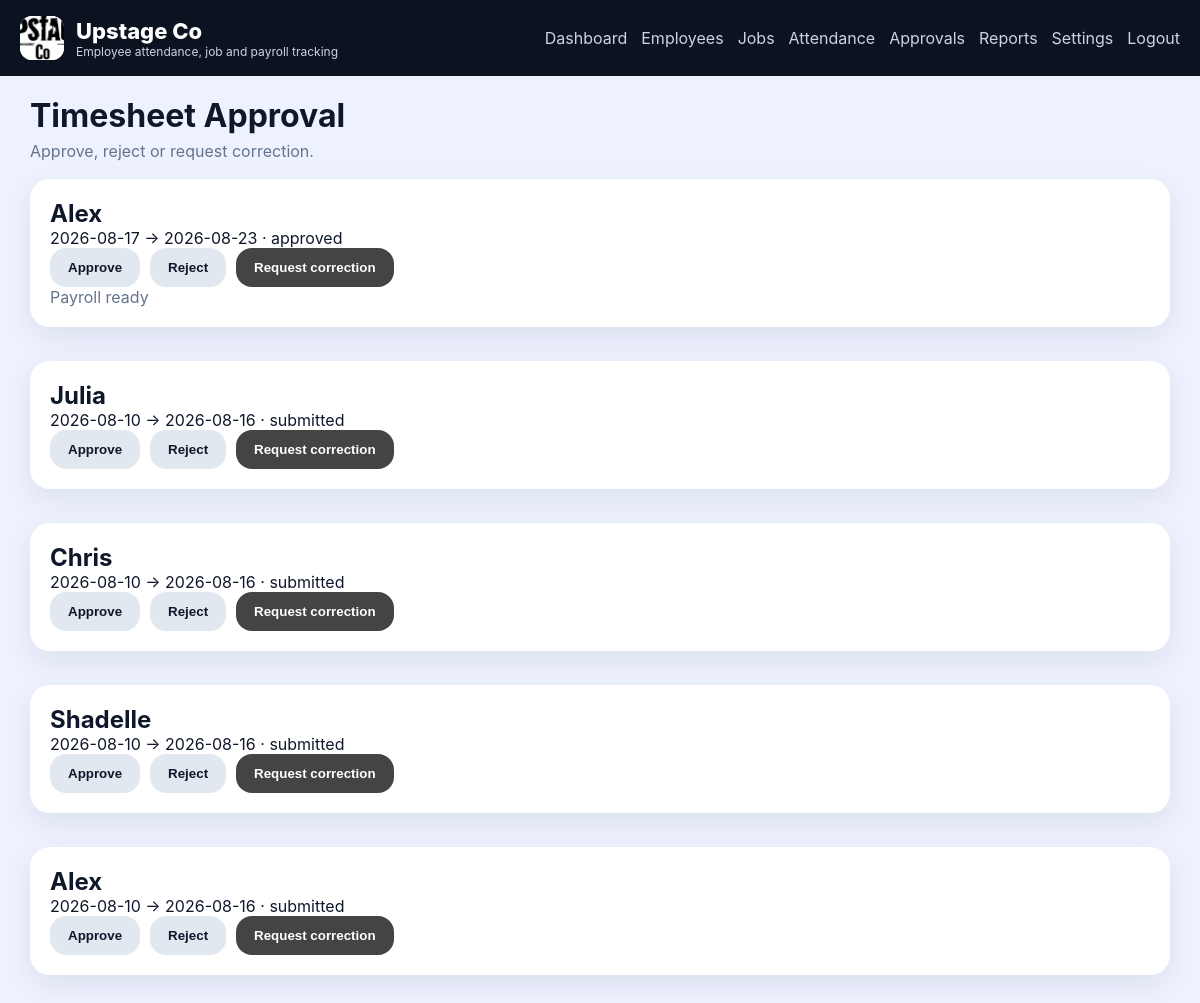
/admin/approvals (signed in), run on the app's committed database.
### app.py (models this page shows, shortened)
class CompanySettings(db.Model):
    id = db.Column(db.Integer, primary_key=True)
    company_name = db.Column(db.String(120), default="Upstage Co")
    logo_path = db.Column(db.String(255), default="branding/upstage-company-logo.jpg")
    primary_color = db.Column(db.String(20), default="#111111")
    secondary_color = db.Column(db.String(20), default="#444444")
    timezone = db.Column(db.String(50), default="Australia/Melbourne")
    work_week = db.Column(db.String(50), default="Mon-Fri")
    standard_daily_hours = db.Column(db.Float, default=8.0)
    required_photo = db.Column(db.Boolean, default=True)
    required_gps = db.Column(db.Boolean, default=True)
    geofence_enabled = db.Column(db.Boolean, default=True)
    strict_geofence = db.Column(db.Boolean, default=False)
    geofence_name = db.Column(db.String(120), default="Upstage Workshop")
    geofence_lat = db.Column(db.Float, default=-37.8136)
    geofence_lng = db.Column(db.Float, default=144.9631)
    geofence_radius_m = db.Column(db.Float, default=200.0)
    late_threshold_minutes = db.Column(db.Integer, default=10)
    overtime_threshold_hours = db.Column(db.Float, default=8.0)
    paid_break_minutes = db.Column(db.Integer, default=20)
    unpaid_break_minutes = db.Column(db.Integer, default=30)
    allow_gallery_upload = db.Column(db.Boolean, default=False)
    retention_days = db.Column(db.Integer, default=365)
    enable_break_photo = db.Column(db.Boolean, default=False)

class User(db.Model):
    id = db.Column(db.Integer, primary_key=True)
    uuid = db.Column(db.String(36), default=lambda: str(uuid.uuid4()), unique=True)
    full_name = db.Column(db.String(120), nullable=False)
    email = db.Column(db.String(120), unique=True, nullable=False)
    password_hash = db.Column(db.String(255), nullable=False)
    role = db.Column(db.String(20), nullable=False, default="employee")
    active = db.Column(db.Boolean, default=True)
    department = db.Column(db.String(100), default="Operations")
    pay_category = db.Column(db.String(100), default="Ordinary Hours")
    xero_employee_id = db.Column(db.String(120), nullable=True)
    created_at = db.Column(db.DateTime, default=lambda: datetime.now(timezone.utc))

class TimesheetApproval(db.Model):
    id = db.Column(db.Integer, primary_key=True)
    week_start = db.Column(db.Date, nullable=False)
    week_end = db.Column(db.Date, nullable=False)
    user_id = db.Column(db.Integer, db.ForeignKey("user.id"), nullable=False)
    status = db.Column(db.String(50), default="submitted")
    submitted_at = db.Column(db.DateTime, default=lambda: datetime.now(timezone.utc))
    reviewed_at = db.Column(db.DateTime, nullable=True)
    reviewer_id = db.Column(db.Integer, db.ForeignKey("user.id"), nullable=True)
    note = db.Column(db.Text, default="")

### app.py (the view)
@app.route("/admin/approvals")
@login_required(role="admin")
def admin_approvals_page():
    rows = TimesheetApproval.query.order_by(TimesheetApproval.submitted_at.desc()).all()
    return render_template("admin_approvals.html", rows=rows, users=User)

### app.py (called while the page is built)
@app.context_processor
def inject_helpers():
    settings = CompanySettings.query.first()
    return {"current_user": current_user, "company_settings": settings}

def current_user():
    uid = session.get("user_id")
    if not uid:
        return None
    return User.query.get(uid)

def login_required(role=None):
    def deco(fn):
        @wraps(fn)
        def wrapped(*args, **kwargs):
            user = current_user()
            if not user:
                return redirect(url_for("login"))
            if role and user.role != role:
                return redirect(url_for("index"))
            return fn(*args, **kwargs)
        return wrapped
    return deco

### templates/admin_approvals.html (shortened to what this page needs)
{% extends 'base.html' %}
{% block content %}
<div class="page-title"><h1>Timesheet Approval</h1><p>Approve, reject or request correction.</p></div>
<div class="stack gap-md">
{% for row in rows %}
  <div class="card">
    <div class="attendance-header">
      <div>
        <h2>{{ users.query.get(row.user_id).full_name }}</h2>
        <div>{{ row.week_start }} → {{ row.week_end }} · {{ row.status }}</div>
      </div>
      <div class="actions-inline">
        <button class="btn ghost" onclick="reviewTs({{ row.id }}, 'approved')">Approve</button>
        <button class="btn ghost" onclick="reviewTs({{ row.id }}, 'rejected')">Reject</button>
        <button class="btn secondary" onclick="reviewTs({{ row.id }}, 'correction_requested')">Request correction</button>
      </div>
    </div>
    <div class="muted">{{ row.note }}</div>
  </div>
{% endfor %}
</div>
{% endblock %}

### templates/base.html (shortened to what this page needs)
<!doctype html>
<html lang="en">
<head>
  <link rel="stylesheet" href="{{ url_for('static', filename='css/styles.css') }}">
</head>
<body>
  <header class="topbar">
    <div>
      <div class="brand-row">
        <img class="brand-logo" src="{{ url_for('static', filename=(company_settings.logo_path if company_settings and company_settings.logo_path else 'branding/upstage-logo.png')) }}" alt="Company logo">
        <div>
          <div class="brand">{{ company_settings.company_name if company_settings else 'Upstage Time' }}</div>
          <div class="subtitle">Employee attendance, job and payroll tracking</div>
        </div>
      </div>
    </div>
    <nav class="navlinks">
      {% if session.get('user_id') %}
        {% if current_user().role == 'employee' %}
          <a href="{{ url_for('employee_dashboard') }}">Dashboard</a>
          <a href="{{ url_for('employee_history_page') }}">History</a>
          <a href="{{ url_for('employee_timesheet_page') }}">Timesheet</a>
        {% else %}
          <a href="{{ url_for('admin_dashboard') }}">Dashboard</a>
          <a href="{{ url_for('admin_employees_page') }}">Employees</a>
          <a href="{{ url_for('admin_jobs_page') }}">Jobs</a>
          <a href="{{ url_for('admin_attendance_page') }}">Attendance</a>
          <a href="{{ url_for('admin_approvals_page') }}">Approvals</a>
          <a href="{{ url_for('admin_reports_page') }}">Reports</a>
          <a href="{{ url_for('admin_settings_page') }}">Settings</a>
        {% endif %}
        <a href="{{ url_for('logout') }}">Logout</a>
      {% endif %}
    </nav>
  </header>
  <main class="container">
    {% block content %}{% endblock %}
  </main>
</body>
</html>

### static/css/styles.css (style rules this page uses)
:root { --bg:#0b1220; --card:#ffffff; --muted:#64748b; --text:#0f172a; --line:#e2e8f0; --primary:#2563eb; --secondary:#0ea5a4; --danger:#dc2626; --surface:#f8fafc; }
* { box-sizing:border-box }
body { margin:0;font-family:Inter,Arial,sans-serif;background:#eef2ff;color:var(--text) }
a { color:var(--primary);text-decoration:none }
h1,h2,h3,p { margin:0 }
img { max-width:100%;display:block }
.topbar { background:var(--bg);color:#fff;padding:16px 20px;display:flex;justify-content:space-between;gap:20px;align-items:center;position:sticky;top:0;z-index:10 }
.brand-row { display:flex;align-items:center;gap:12px }
.brand-logo { width:44px;height:44px;border-radius:12px;object-fit:cover;background:#fff }
.brand { font-size:22px;font-weight:800 }
.subtitle { font-size:12px;color:#cbd5e1 }
.navlinks { display:flex;gap:14px;flex-wrap:wrap }
.navlinks a { color:#cbd5e1 }
.container { max-width:1180px;margin:0 auto;padding:20px }
.card,.login-card { background:var(--card);border-radius:20px;padding:20px;box-shadow:0 10px 30px rgba(15,23,42,.08);margin-bottom:18px }
.btn { border:none;border-radius:16px;padding:12px 18px;font-weight:700;cursor:pointer;display:inline-flex;justify-content:center;align-items:center;gap:8px }
.btn.secondary { background:var(--secondary);color:#fff }
.btn.ghost { background:#e2e8f0;color:#0f172a }
.page-title { margin-bottom:18px }
.page-title p { color:var(--muted);margin-top:6px }
.muted { color:var(--muted) }
.actions-inline { display:flex;flex-wrap:wrap;gap:10px }
.stack { display:flex;flex-direction:column }
.gap-md { gap:16px }

### data on the page
CompanySettings: logo_path (picture), company_name "Upstage Co"
TimesheetApproval: week_start "2026-08-17", week_end "2026-08-23", status "approved", note "Payroll ready"
User: query.get "Alex"
TimesheetApproval: week_start "2026-08-10", week_end "2026-08-16", status "submitted"
User: query.get "Julia"
TimesheetApproval: week_start "2026-08-10", week_end "2026-08-16", status "submitted"
User: query.get "Chris"
TimesheetApproval: week_start "2026-08-10", week_end "2026-08-16", status "submitted"
User: query.get "Shadelle"
TimesheetApproval: week_start "2026-08-10", week_end "2026-08-16", status "submitted"
